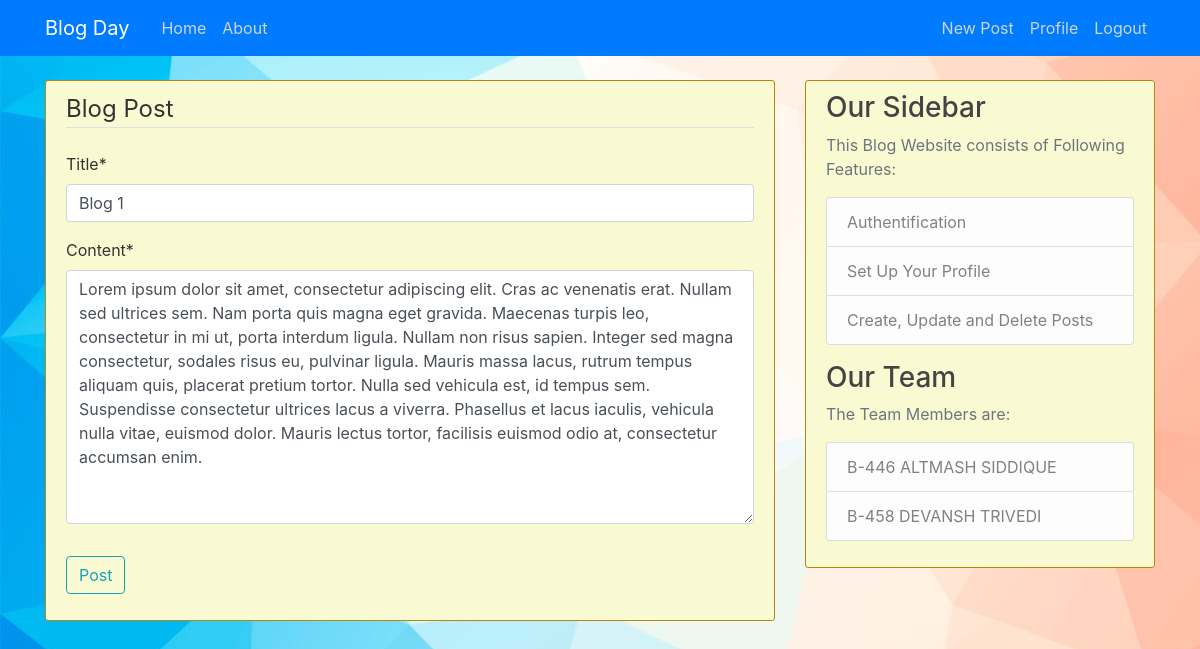
Page /post/14/update/ (signed in) on the committed database.
### blog/models.py (models this page shows, shortened)
class Post(models.Model):
    title = models.CharField(max_length=100)
    content = models.TextField()
    date_posted = models.DateTimeField(default=timezone.now)
    author = models.ForeignKey(User, on_delete=models.CASCADE)

### blog/views.py (the view, shortened to what this page needs)
# urls.py: path('post/<int:pk>/update/', PostUpdateView.as_view(), name='post-update'),
class PostUpdateView(LoginRequiredMixin, UserPassesTestMixin, UpdateView):
    model = Post
    fields = ['title', 'content']
    def test_func(self):
        post = self.get_object()
        if self.request.user == post.author:
            return True
        return False

### blog/templates/blog/post_form.html (shortened to what this page needs)
{% extends "blog/base.html" %}
{% load crispy_forms_tags %}
{% block content %}
    <div class="content-section">
        <form method="POST">
            <fieldset class="form-group">
                <legend class="border-bottom mb-4">Blog Post</legend>
                {{ form|crispy }}
            </fieldset>
            <div class="form-group">
                <button class="btn btn-outline-info" type="submit">Post</button>
            </div>
        </form>
    </div>
{% endblock content %}

### blog/static/blog/main.css (style rules this page uses)
body { background-image: url('bg.jpeg'); background-repeat: no-repeat; background-attachment: fixed; background-size: cover; color: #333333; margin-top: 5rem; }
.content-section { background: lightgoldenrodyellow; padding: 10px 20px; border: 1px solid darkgoldenrod; border-radius: 3px; margin-bottom: 20px; }

### rows in the picture
Post: title "Blog 1", content "Lorem ipsum dolor sit amet, consectetur adipiscing elit. Cras ac venenatis erat. Nullam sed ultrices sem. Nam porta quis magna eget gravida. Maecenas turpis leo, consectetur in mi ut, porta interdum ligula. Nullam non risus sapien. Integer sed magna consectetur, sodales risus eu, pulvinar ligula. Mauris massa lacus, rutrum tempus aliquam quis, placerat pretium tortor. Nulla sed vehicula est, id tempus sem. Suspendisse consectetur ultrices lacus a viverra. Phasellus et lacus iaculis, vehicula nulla vitae, euismod dolor. Mauris lectus tortor, facilisis euismod odio at, consectetur accumsan enim."
